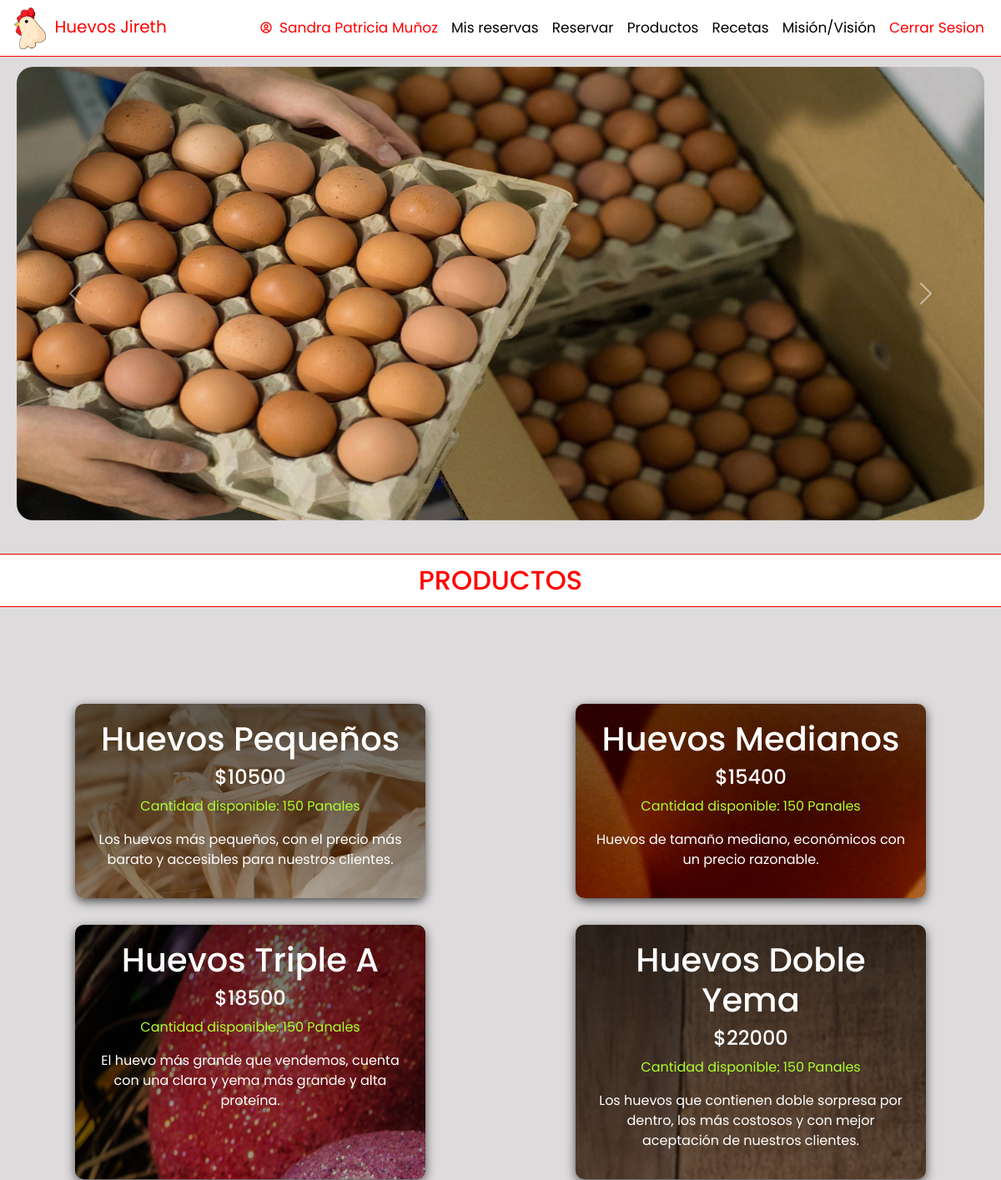
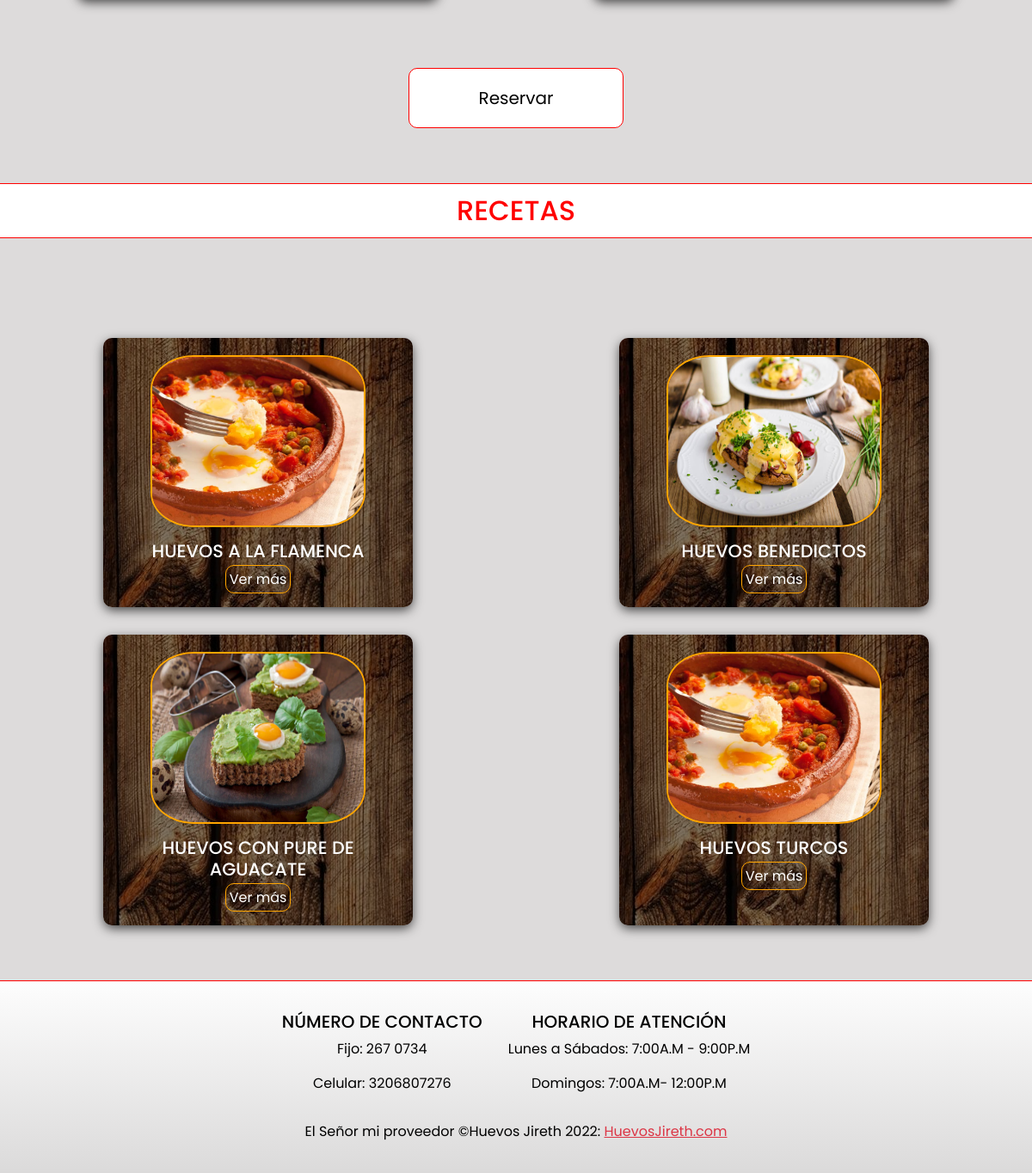
The page /view/client/user.php (signed in) on the database its author committed (2 pictures, top to bottom).
### tables this page shows
CREATE TABLE `productos` (
  `idProducto` int(11) NOT NULL,
  `Nombre` varchar(30) NOT NULL,
  `Precio` int(11) NOT NULL,
  `Cantidad` int(11) NOT NULL,
  `Descripcion` varchar(500) NOT NULL
);

### view/client/user.php (the view, shortened to what this page needs)
<?php
include("../../model/conexion.php");
$products = "SELECT * FROM productos";
$show=mysqli_query($conx,$products);
$I = array(
    "/hj/images/bg_huevos1.jpg",
    "/hj/images/bg_huevos2.jpg",
    "/hj/images/bg_huevos3.jpg",
    "/hj/images/bg_huevos4.jpg"
);
?>
<!DOCTYPE html>
<html lang="es">
<head>
    <link href="https://cdn.jsdelivr.net/npm/bootstrap@5.2.2/dist/css/bootstrap.min.css" rel="stylesheet">
    <link rel="stylesheet" href="/hj/css/inicio.css">
</head>
<body style="background-color:rgb(221, 219, 219);">
    <?php include("../template/header_user.php") ?>
    <div id="carouselExampleControls" class="carousel slide" data-bs-ride="carousel">
        <div class="carousel-inner">
            <div class="carousel-item active">
                <img src="/hj/images/huevos1.jpg" class="d-block w-100" alt="Huevos 1">
            </div>
        </div>
        <button class="carousel-control-prev" type="button" data-bs-target="#carouselExampleControls" data-bs-slide="prev">
            <span class="carousel-control-prev-icon" aria-hidden="true"></span>
        </button>
        <button class="carousel-control-next" type="button" data-bs-target="#carouselExampleControls" data-bs-slide="next">
            <span class="carousel-control-next-icon" aria-hidden="true"></span>
        </button>
    </div>
    <?php $nImg = 0; ?>
    <section id="productos">
        <h1 class="barrita">PRODUCTOS</h1>
        <div class="productos">
            <?php while ($row = mysqli_fetch_assoc($show)) { ?>
                <div class="pedaso" style="background: linear-gradient(rgba(0, 0, 0, 0.6), rgba(0, 0, 0, 0.3)), url(<?php echo $I[$nImg]; ?>);">
                    <?php $nImg = $nImg + 1; ?>
                    <h1><?php echo $row["Nombre"] ?></h1>
                    <h4>$<?php echo $row["Precio"] ?></h4>
                    <p style="color: greenyellow">Cantidad disponible: <?php echo $row["Cantidad"] ?> Panales</p>
                    <p><?php echo $row["Descripcion"] ?></p>
                </div>
            <?php } mysqli_free_result($show); ?>
        </div>
    </section>
    <section id="reservar" class="reservation">
        <center>
            <button class="btn-rsv" data-bs-toggle="modal" href="#exampleModalToggle">Reservar</button>
        </center>
    </section>
    <section id="recetas">
        <h1 class="barrita">RECETAS</h1>
        <div class="recetas">
            <div class="receta">
                <img src="/hj/images/receta1.jpg" alt="Receta 1">
                <h1>HUEVOS A LA FLAMENCA</h1>
                <a href="/hj/view/client/recetaA.php" class="re">Ver más</a>
            </div>
            <div class="receta">
                <img src="/hj/images/receta2.jpg" alt="Receta 2">
                <h1>HUEVOS BENEDICTOS</h1>
                <a href="/hj/view/client/recetaB.php" class="re">Ver más</a>
            </div>
            <div class="receta">
                <img src="/hj/images/receta3.jpg" alt="Receta 3">
                <h1>HUEVOS CON PURE DE AGUACATE</h1>
                <a href="/hj/view/client/recetaC.php" class="re">Ver más</a>
            </div>
            <div class="receta">
                <img src="/hj/images/receta1.jpg" alt="Receta 4">
                <h1>HUEVOS TURCOS</h1>
                <a href="/hj/view/client/recetaD.php" class="re">Ver más</a>
            </div>
        </div>
    </section>
    <?php include("../../view/template/footer.php") ?>
</body>
</html>

### css/inicio.css (style rules this page uses)
* { font-family: Poppins; }
:root { --body-color: white; --primary-color: red; --secondary-color: orange; --background-color: #b8b4b1; }
.barrita { background:var(--body-color); padding: 12px; margin-top: 20px; text-align: center; border-top: 1px solid var(--primary-color); border-bottom: 1px solid var(--primary-color); color: var(--primary-color); font-size: 2rem; }
.productos { display: grid; margin-top: 100px; grid-template-columns: 1fr 1fr; justify-items: center; }
.pedaso { text-align: center; color: var(--body-color); border-radius: 10px; margin: 1rem; width: 70%; padding: 3%; -webkit-box-shadow: 0px 4px 13px -1px rgba(0,0,0,0.75); -moz-box-shadow: 0px 4px 13px -1px rgba(0,0,0,0.75); box-shadow: 0px 4px 13px -1px rgba(0,0,0,0.75); }
#reservar { margin: 4em 0; }
.btn-rsv { width: 250px; height: 70px; border-radius: 10px; background-color: white; font-size: 20px; border: var(--primary-color) 1px solid ; transition: .1s; transition-timing-function: ease-in-out; }
.recetas { display: flex; display: grid; grid-template-columns: 1fr 1fr; justify-items: center; margin-bottom: 3em; margin-top: 100px; }
.receta { text-align: center; border-radius: 10px; padding: 20px; justify-items: center; background: linear-gradient(rgba(0, 0, 0, 0.5), rgba(0, 0, 0, 0.5)), url(../images/bg_recetas.jpg); width: 60%; margin: 1rem; -webkit-box-shadow: 0px 4px 13px -1px rgba(0,0,0,0.75); -moz-box-shadow: 0px 4px 13px -1px rgba(0,0,0,0.75); box-shadow: 0px 4px 13px -1px rgba(0,0,0,0.75); }
.receta h1 { color: var(--body-color); font-size: 1.3rem; }
.receta img { height: 200px; width: 250px; border-radius: 20%; border: 2px solid var(--secondary-color); margin-bottom: 1rem; }
.re { background-color: transparent; width: 150px; height: 30px; text-align: center; color: white; margin-left: auto; margin-right: auto; text-decoration: none; padding: 4px; border: 1px var(--secondary-color) solid; border-radius: 10px; transition: all .3s; }
.carousel { margin-top: 60px; padding: 20px; }
.carousel-inner { border-radius: 20px; }

### css/header.css (style rules this page uses)
* { font-family: Poppins; }
:root { --body-color: white; --primary-color: red; --secondary-color: orange; }

### css/footer.css (style rules this page uses)
:root { --fondo:linear-gradient(#fdfdfd, #dbdada); }

### rows shown on the page
productos: shows a picture, Nombre "Huevos Pequeños", Precio "10500", Cantidad "150", Descripcion "Los huevos más pequeños, con el precio más barato y accesibles para nuestros clientes."
productos: shows a picture, Nombre "Huevos Medianos", Precio "15400", Cantidad "150", Descripcion "Huevos de tamaño mediano, económicos con un precio razonable."
productos: shows a picture, Nombre "Huevos Triple A", Precio "18500", Cantidad "150", Descripcion "El huevo más grande que vendemos, cuenta con una clara y yema más grande y alta proteína."
productos: shows a picture, Nombre "Huevos Doble Yema", Precio "22000", Cantidad "150", Descripcion "Los huevos que contienen doble sorpresa por dentro, los más costosos y con mejor aceptación de nuestros clientes."

### other values the page prints
$_SESSION['usuario'] "Sandra Patricia Muñoz"
